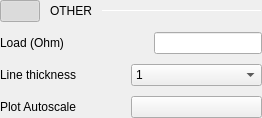
                <widget class="QWidget" name="wAppearanceContainer" native="true">
                 <layout class="QVBoxLayout" name="verticalLayout_13">
                  <property name="spacing">
                   <number>10</number>
                  </property>
                  <property name="leftMargin">
                   <number>0</number>
                  </property>
                  <property name="topMargin">
                   <number>0</number>
                  </property>
                  <property name="rightMargin">
                   <number>0</number>
                  </property>
                  <property name="bottomMargin">
                   <number>0</number>
                  </property>
                  <item>
                   <layout class="QHBoxLayout" name="horizontalLayout_11">
                    <property name="topMargin">
                     <number>0</number>
                    </property>
                    <item>
                     <widget class="QPushButton" name="btnAppearanceCollapse">
                      <property name="minimumSize">
                       <size>
                        <width>0</width>
                        <height>0</height>
                       </size>
                      </property>
                      <property name="maximumSize">
                       <size>
                        <width>16777215</width>
                        <height>16777215</height>
                       </size>
                      </property>
                      <property name="text">
                       <string/>
                      </property>
                      <property name="checkable">
                       <bool>true</bool>
                      </property>
                      <property name="checked">
                       <bool>true</bool>
                      </property>
                      <property name="subsection_arrow_button" stdset="0">
                       <bool>true</bool>
                      </property>
                     </widget>
                    </item>
                    <item>
                     <widget class="QLabel" name="label_8">
                      <property name="text">
                       <string>OTHER</string>
                      </property>
                      <property name="subsection_label" stdset="0">
                       <bool>true</bool>
                      </property>
                     </widget>
                    </item>
                    <item>
                     <widget class="Line" name="line_5">
                      <property name="sizePolicy">
                       <sizepolicy hsizetype="Expanding" vsizetype="Fixed">
                        <horstretch>0</horstretch>
                        <verstretch>0</verstretch>
                       </sizepolicy>
                      </property>
                      <property name="minimumSize">
                       <size>
                        <width>0</width>
                        <height>1</height>
                       </size>
                      </property>
                      <property name="maximumSize">
                       <size>
                        <width>16777215</width>
                        <height>1</height>
                       </size>
                      </property>
                      <property name="orientation">
                       <enum>Qt::Horizontal</enum>
                      </property>
                      <property name="subsection_line" stdset="0">
                       <bool>true</bool>
                      </property>
                     </widget>
                    </item>
                   </layout>
                  </item>
                  <item>
                   <widget class="QWidget" name="wAppearance" native="true">
                    <layout class="QVBoxLayout" name="verticalLayout_6">
                     <property name="spacing">
                      <number>10</number>
                     </property>
                     <property name="leftMargin">
                      <number>0</number>
                     </property>
                     <property name="topMargin">
                      <number>0</number>
                     </property>
                     <property name="rightMargin">
                      <number>0</number>
                     </property>
                     <property name="bottomMargin">
                      <number>0</number>
                     </property>
                     <item>
                      <layout class="QHBoxLayout" name="horizontalLayout_15">
                       <property name="spacing">
                        <number>0</number>
                       </property>
                       <property name="topMargin">
                        <number>0</number>
                       </property>
                       <item>
                        <widget class="QLabel" name="label_11">
                         <property name="text">
                          <string>Load (Ohm)</string>
                         </property>
                        </widget>
                       </item>
                       <item>
                        <spacer name="horizontalSpacer_7">
                         <property name="orientation">
                          <enum>Qt::Horizontal</enum>
                         </property>
                         <property name="sizeHint" stdset="0">
                          <size>
                           <width>90</width>
                           <height>20</height>
                          </size>
                         </property>
                        </spacer>
                       </item>
                       <item>
                        <widget class="scopy::m2k::ExternalLoadLineEdit" name="externalLoad"/>
                       </item>
                      </layout>
                     </item>
                     <item>
                      <layout class="QHBoxLayout" name="horizontalLayout_13">
                       <property name="spacing">
                        <number>0</number>
                       </property>
                       <property name="topMargin">
                        <number>0</number>
                       </property>
                       <property name="bottomMargin">
                        <number>0</number>
                       </property>
                       <item>
                        <widget class="QLabel" name="label_10">
                         <property name="text">
                          <string>Line thickness</string>
                         </property>
                        </widget>
                       </item>
                       <item>
                        <widget class="QComboBox" name="cbLineThickness">
                         <property name="minimumSize">
                          <size>
                           <width>0</width>
                           <height>0</height>
                          </size>
                         </property>
                         <property name="currentIndex">
                          <number>1</number>
                         </property>
                         <item>
                          <property name="text">
                           <string>0.5</string>
                          </property>
                         </item>
                         <item>
                          <property name="text">
                           <string>1</string>
                          </property>
                         </item>
                         <item>
                          <property name="text">
                           <string>1.5</string>
                          </property>
                         </item>
                         <item>
                          <property name="text">
                           <string>2</string>
                          </property>
                         </item>
                         <item>
                          <property name="text">
                           <string>2.5</string>
                          </property>
                         </item>
                         <item>
                          <property name="text">
                           <string>3</string>
                          </property>
                         </item>
                         <item>
                          <property name="text">
                           <string>3.5</string>
                          </property>
                         </item>
                         <item>
                          <property name="text">
                           <string>4</string>
                          </property>
                         </item>
                         <item>
                          <property name="text">
                           <string>4.5</string>
                          </property>
                         </item>
                         <item>
                          <property name="text">
                           <string>5</string>
                          </property>
                         </item>
                        </widget>
                       </item>
                      </layout>
                     </item>
                     <item>
                      <layout class="QHBoxLayout" name="horizontalLayout_16">
                       <property name="spacing">
                        <number>0</number>
                       </property>
                       <property name="topMargin">
                        <number>0</number>
                       </property>
                       <item>
                        <widget class="QLabel" name="label_3">
                         <property name="text">
                          <string>Plot Autoscale</string>
                         </property>
                        </widget>
                       </item>
                       <item>
                        <widget class="scopy::CustomSwitch" name="btnSigGenAutoscale">
                         <property name="text">
                          <string/>
                         </property>
                         <property name="checkable">
                          <bool>true</bool>
                         </property>
                        </widget>
                       </item>
                      </layout>
                     </item>
                    </layout>
                   </widget>
                  </item>
                 </layout>
                </widget>
